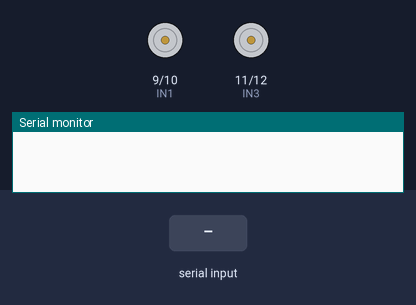
The sketch below on a simulated Arduino Uno, built with avr-gcc and run on an emulated ATmega328P. Parts: motor-driver pin pairs drawn as motors (green arrow = first pin HIGH = forward, orange = second pin HIGH = backward, longer = more drive, scaled by the enable pin), the last lines printed to the serial monitor. The test bench sets the inputs (shaded band).

Above: at 1.2 s.
1.3 s: "F" received over the second serial link
At 2.0 s:
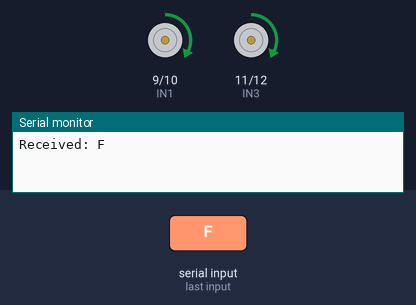
2.8 s: "S" received over the second serial link
At 3.1 s:
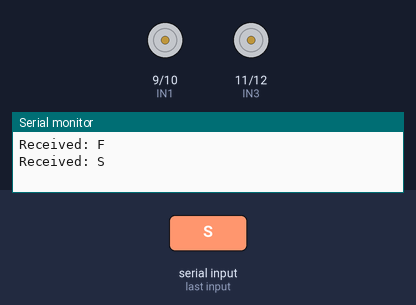
4.3 s: "L" received over the second serial link
At 5.5 s:
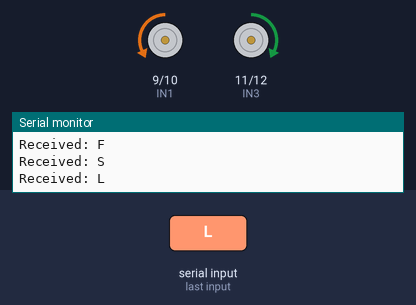
5.8 s: "R" received over the second serial link
At 6.6 s:
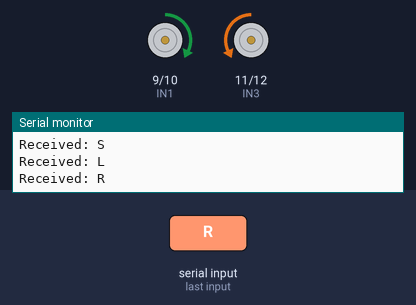
Timing chart, 0 to 8.3 s (numbered marks = the images above; inputs shaded):
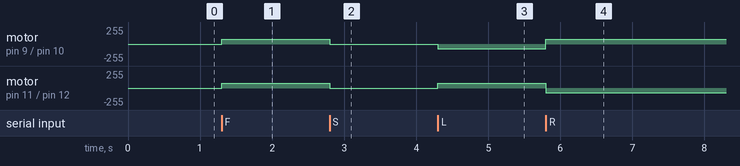

The sketch:

Salve_Motor.ino
```cpp
#include <SoftwareSerial.h>

SoftwareSerial bt(2, 3);  // RX, TX
char data;

#define ENA 5
#define IN1 9
#define IN2 10

#define ENB 6
#define IN3 11
#define IN4 12

void setup() {

  Serial.begin(9600);
  bt.begin(9600);
  pinMode(ENA, OUTPUT);
  pinMode(IN1, OUTPUT);
  pinMode(IN2, OUTPUT);

  pinMode(ENB, OUTPUT);
  pinMode(IN3, OUTPUT);
  pinMode(IN4, OUTPUT);
}

void MotorMove(){

  analogWrite(ENA, 70);
  analogWrite(ENB, 70);

  digitalWrite(IN1, HIGH);
  digitalWrite(IN2, LOW);

  digitalWrite(IN3, HIGH);
  digitalWrite(IN4, LOW);
}

void left() {
  analogWrite(ENA, 70);
  analogWrite(ENB, 70);

  digitalWrite(IN1, LOW);
  digitalWrite(IN2, HIGH);

  digitalWrite(IN3, HIGH);
  digitalWrite(IN4, LOW);
}

void Right(){
  analogWrite(ENA,70);
  analogWrite(ENB,70);

  digitalWrite(IN1,HIGH);
  digitalWrite(IN2, LOW);

  digitalWrite(IN3, LOW);
  digitalWrite(IN4, HIGH);
}

void stopMotors() {
  digitalWrite(IN1, LOW);
  digitalWrite(IN2, LOW);

  digitalWrite(IN3, LOW);
  digitalWrite(IN4, LOW);
}

void loop() {

  if (bt.available()) {

    data = bt.read();

    Serial.print("Received: ");
    Serial.println(data);

    if(data == 'F'){
      MotorMove();
    }
    if(data == 'S'){
      stopMotors();
    }
    if(data == 'L'){
      left();
    }
    if (data == 'R'){
      Right();
    }
  }
}
```

Measured:
- after the input at 1.3 s, motor on pin 9 (IN1) / pin 10 (IN2), motor on pin 11 (IN3) / pin 12 (IN4): stopped → forward 70/255 at once
- after the input at 2.8 s, motor on pin 9 (IN1) / pin 10 (IN2), motor on pin 11 (IN3) / pin 12 (IN4): forward 70/255 → stopped at once
- after the input at 4.3 s, motor on pin 9 (IN1) / pin 10 (IN2): stopped → backward 70/255 at once; motor on pin 11 (IN3) / pin 12 (IN4): stopped → forward 70/255 at once
- after the input at 5.8 s, motor on pin 9 (IN1) / pin 10 (IN2): backward 70/255 → forward 70/255 at once; motor on pin 11 (IN3) / pin 12 (IN4): forward 70/255 → backward 70/255 at once
